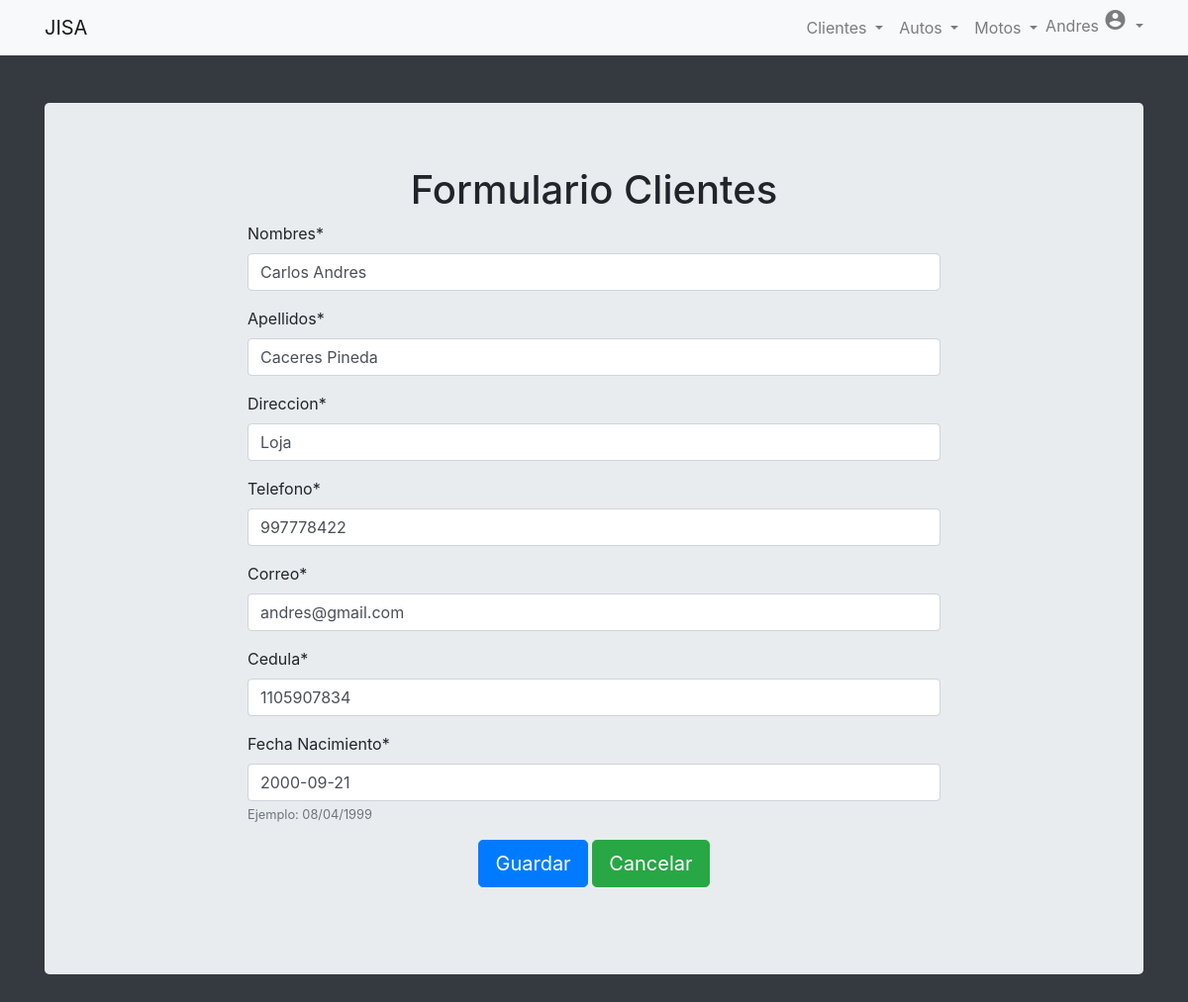
Screenshot of /clientes/editar_cliente/1/ (signed in) with the database file from the repository.
### Clientes/models.py (models this page shows)
class Clientes(models.Model):
    Nombres = models.CharField(max_length=100)
    Apellidos = models.CharField(max_length=100)
    Direccion = models.CharField(max_length=100)
    Telefono = models.CharField(max_length=10)
    Correo = models.EmailField()
    Cedula = models.CharField(max_length=10)
    Fecha_Nacimiento = models.DateField(help_text="Ejemplo: 08/04/1999" , max_length=10)

### Clientes/views.py (the view, shortened to what this page needs)
# urls.py: path('editar_cliente/<int:id>/', views.editar_cliente, name= 'editar_cliente'),
def editar_cliente(request,id):
    cliente = Clientes.objects.get(id = id)
    if request.method == 'GET':
        form = ClientesForm(instance= cliente)
        contexto = {
            'form': form
        }
    return render(request, 'clientes/registro_clientes.html', contexto)

### Clientes/forms.py
class ClientesForm(forms.ModelForm):
    class Meta:
        model = Clientes
        fields = '__all__'

### templates/clientes/registro_clientes.html (shortened to what this page needs)
{% extends 'login/base.html' %}
{% block contenido %}
{% load crispy_forms_tags %}
<body>
  <div class="container text-center pt-5">
    <div class='jumbotron'>
      <h1>Formulario Clientes</h1>
      <center>
          <div class="text-left" style="max-width:700px">
            <form method="POST" class="mt-2"  enctype="multipart/form-data">
              {{form|crispy}}
              <div class="form-gruop mx-auto text-center">
                <button class="btn btn-primary btn-lg" type="submit">Guardar</button>
                <a class="btn btn-success btn-lg" href="{% url 'inicio:inicio' %}">Cancelar</a>
              </div>
              <br>
            </form>
          </div>
      </div>
  </div>
{% endblock contenido %}

### templates/login/base.html (shortened to what this page needs)
<!DOCTYPE html>
<html lang="en">
<head>
    <link rel="stylesheet" href="https://maxcdn.bootstrapcdn.com/bootstrap/4.0.0/css/bootstrap.min.css">
</head>
<body class="bg-dark text-black m-0">
  <nav class="navbar navbar-expand-lg navbar-light bg-light">
    <div class="container">
    <a class="navbar-brand" href="{% url 'inicio' %}">JISA</a>
    {% if user.is_authenticated %}
    <div class="collapse navbar-collapse" id="navbarSupportedContent">
      <ul class="navbar-nav ml-auto">
        <li class="nav-item dropdown">
          <a class="nav-link dropdown-toggle" href="" id="navbarDropdown" role="button" data-toggle="dropdown" aria-haspopup="true" aria-expanded="false">
            Clientes
          </a>
        </li>
        <li class="nav-item dropdown">
          <a class="nav-link dropdown-toggle" href="" id="navbarDropdown" role="button" data-toggle="dropdown" aria-haspopup="true" aria-expanded="false">
            Autos
          </a>
        </li>
        <li class="nav-item dropdown">
          <a class="nav-link dropdown-toggle" href="" id="navbarDropdown" role="button" data-toggle="dropdown" aria-haspopup="true" aria-expanded="false">
            Motos
          </a>
        </li>
        <li class="nav-item dropdown">
          <a class="nav-link dropdown-toggle" href="" id="navbarDropdown" role="button" data-toggle="dropdown" aria-haspopup="true" aria-expanded="false" style="padding: 0%;">
            {{ user.username}} <i class="material-icons right">account_circle</i>
          </a>
        </li>
      </ul>
      {% endif%}
    </div>
  </div>
  </nav>
    {% block contenido %}
    {% endblock contenido %}
</body>
</html>

### rows the page displays
Clientes: Nombres "Carlos Andres", Apellidos "Caceres Pineda", Direccion "Loja", Telefono "997778422", Correo "andres@gmail.com", Cedula "1105907834", Fecha_Nacimiento "2000-09-21"

### other values shown
{{ user.username }} "Andres"
